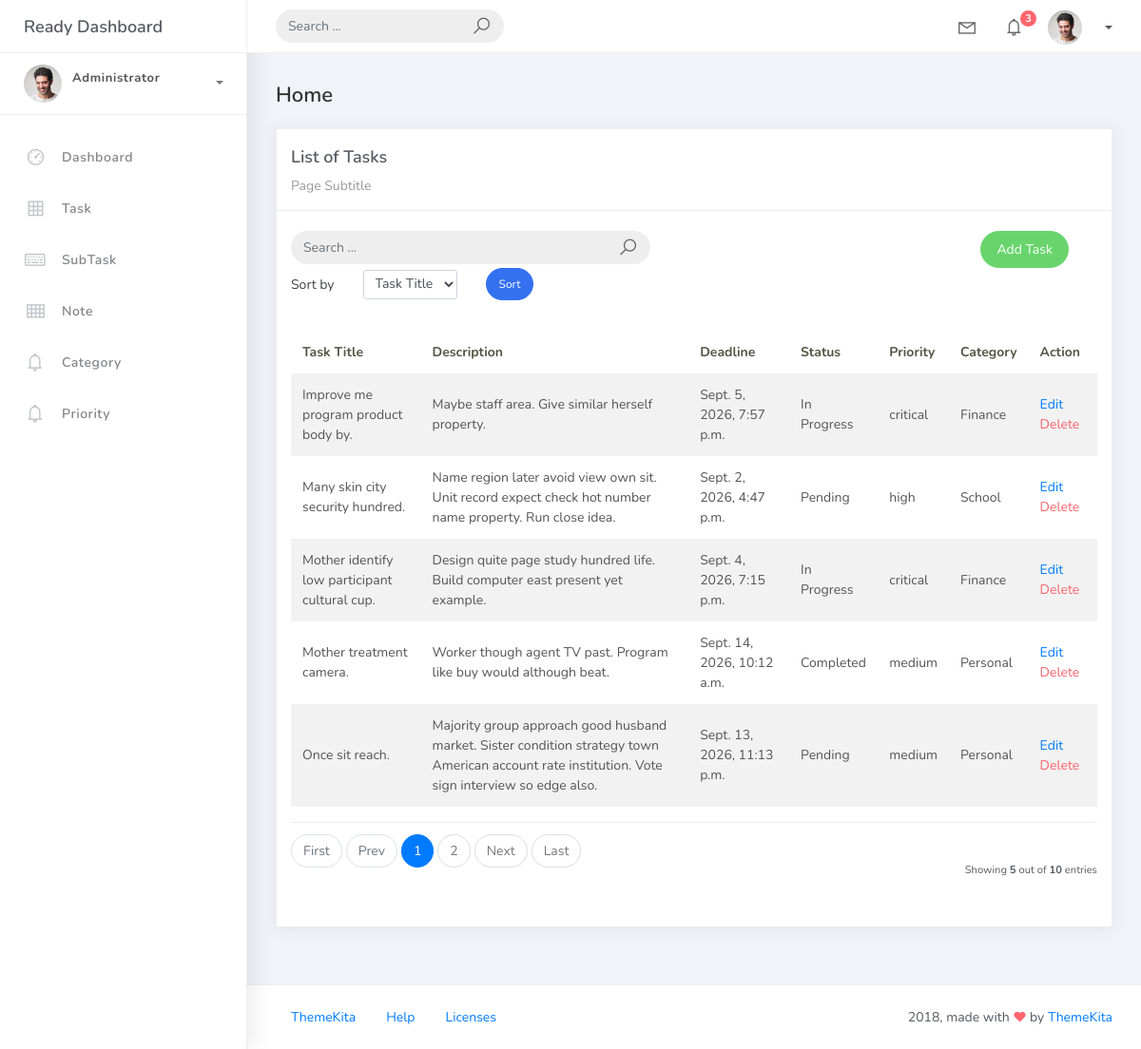
The app's page /task_list with its own data.
### hangarin/models.py (models this page shows, shortened)
class BaseModel(models.Model):
    created_at = models.DateTimeField(auto_now_add = True, db_index = True)
    updated_at = models.DateTimeField(auto_now = True)
    class Meta:
        abstract = True

class Task(BaseModel):
    task_title = models.CharField(max_length = 50)
    description = models.CharField(max_length = 150)
    deadline = models.DateTimeField()
    status = models.CharField(max_length = 50, choices = [("Pending","Pending"),("In Progress","In Progress"),("Completed","Completed")],default = "pending")
    priority = models.ForeignKey(Priority, on_delete = models.CASCADE)
    category = models.ForeignKey(Category, on_delete = models.CASCADE)

class Priority(BaseModel):
    priority_name = models.CharField(max_length = 50)
    class Meta:
            verbose_name = "Priority"
            verbose_name_plural = "Priorities"
    def __str__(self):
        return self.priority_name

class Category(BaseModel):
    category_name = models.CharField(max_length = 50)
    class Meta:
        verbose_name = "Category"
        verbose_name_plural = "Categories"
    def __str__(self):
        return self.category_name

### hangarin/views.py (the view, shortened to what this page needs)
# urls.py: path('task_list', TaskList.as_view(), name='task-list'),
class TaskList(ListView):
    model = Task
    context_object_name = 'task'
    template_name = 'task_list.html'
    paginate_by = 5
    def get_queryset(self):
        qs = super().get_queryset()
        query = self.request.GET.get('q')
        return qs
    def get_ordering(self):
            allowed = ["task_title", "deadline"]
            sort_by = self.request.GET.get("sort_by")
            if sort_by in allowed:
                return sort_by
            return "task_title"

### templates/task_list.html (shortened to what this page needs)
{% extends 'base.html' %} {% load static %} {% block content %}
<div class ="content">
    <div class="container-fluid">
        <h4 class="page-title">Home</h4>
        <div class="row">
            <div class="col-md-12">
                <div class="card">
                    <div class="card-header">
                        <div class="card-title">List of Tasks</div>
                        <div class="card-category">Page Subtitle</div>
                    </div>
                    <br />
                        <div class="col-md-12 row">
                            <div class="col-md-6">
                                <form class="navbar-left navbar-form nav-search mr-md-3" action="{% url 'task-list' %}">
                                    <div class="input-group">
                                        <input type="text" placeholder="Search ..." class="form-control" name="q" />
                                        <div class="input-group-append">
                                        <span class="input-group-text">
                                            <i class="la la-search search-icon"></i>
                                        </span>
                                        </div>
                                    </div>
                                </form>
                            </div>
                            <div class="col-md-6">
                                <div class="pull-right">
                                    <a href="{% url 'task-add' %}" class="btn btn-success btn-rounded">Add Task</a>
                                </div>
                            </div>
                        </div>
                        <div class="col-md-12">
                            <form method="get" class="row g-2 align-items-center">
                                <div class="col-auto">
                                    <label for="smallSelect" class="col-form-label">Sort by</label>
                                </div>
                                <div class="col-auto">
                                    <select class="form-control form-control-sm" id="smallSelect" name="sort_by">
                                        <option value="task_title" {% if request.GET.sort_by == "task_title" %}selected{% endif %}>Task Title</option>
                                    </select>
                                </div>
                                <div class="col-auto">
                                    <button type="submit" class="btn btn-primary btn-sm btn-rounded">
                                        Sort
                                    </button>
                                </div>
                            </form>
                        </div>
                    <div class="card-body">
                        <table class="table table-striped mt-3">
                            <thead>
                                <tr>
                                    <th scope="col">Task Title</th>
                                    <th scope="col">Description</th>
                                    <th scope="col">Deadline</th>
                                    <th scope="col">Status</th>
                                    <th scope="col">Priority</th>
                                    <th scope="col">Category</th>
                                    <th scope="col">Action</th>
                                </tr>
                            </thead>
                            <tbody>
                                {% for object in object_list %}
                                <tr>
                                    <td>{{ object.task_title }}</td>
                                    <td>{{ object.description }}</td>
                                    <td>{{ object.deadline }}</td>
                                    <td>{{ object.status }}</td>
                                    <td>{{ object.priority }}</td>
                                    <td>{{ object.category }}</td>
                                    <td>
                                        <a href="task_list/{{object.id}}">Edit</a>
                                        <a href="task_list/{{ object.id }}/delete" class="text-danger">Delete</a>
                                    </td>
                                </tr>
                                {% empty %}
                                <tr>
                                    <td colspan="4" style="text-align: center">
                                        <p class="text-sm font-weight-bold mb-0">No Records Found</p>
                                    </td>
                                </tr>
                                {% endfor %}
                            </tbody>
                        </table>
                        {% include 'includes/pagination.html' %}
                    </div>
                </div>
            </div>
        </div>
    </div>
</div>
{% endblock %}

### templates/base.html (shortened to what this page needs)
{% load static %}
{% load pwa %}
<!DOCTYPE html>
<html>
<head>
	<link rel="stylesheet" href="{% static 'css/bootstrap.min.css' %}">
	<link rel="stylesheet" href="{% static 'css/ready.css' %}">
    <link rel="stylesheet" href="{% static 'css/demo.css' %}">
</head>
<body>
	<div class="wrapper">
		<div class="main-header">
			<div class="logo-header">
				<a href="index.html" class="logo">
					Ready Dashboard
				</a>
			</div>
			<nav class="navbar navbar-header navbar-expand-lg">
				<div class="container-fluid">
					<form class="navbar-left navbar-form nav-search mr-md-3" action="">
						<div class="input-group">
							<input type="text" placeholder="Search ..." class="form-control">
							<div class="input-group-append">
								<span class="input-group-text">
									<i class="la la-search search-icon"></i>
								</span>
							</div>
						</div>
					</form>
					<ul class="navbar-nav topbar-nav ml-md-auto align-items-center">
						<li class="nav-item dropdown hidden-caret">
							<a class="nav-link dropdown-toggle" href="#" id="navbarDropdown" role="button" data-toggle="dropdown" aria-haspopup="true" aria-expanded="false">
								<i class="la la-envelope"></i>
							</a>
						</li>
						<li class="nav-item dropdown hidden-caret">
							<a class="nav-link dropdown-toggle" href="#" id="navbarDropdown" role="button" data-toggle="dropdown" aria-haspopup="true" aria-expanded="false">
								<i class="la la-bell"></i>
								<span class="notification">3</span>
							</a>
						</li>
						<li class="nav-item dropdown">
							<a class="dropdown-toggle profile-pic" data-toggle="dropdown" href="#" aria-expanded="false"><img src="{% static 'img/profile.jpg' %}" alt="user-img" width="36" class="img-circle"><span>{{ request.user.username }}</span></span> </a>
							</li>
						</ul>
					</div>
				</nav>
			</div>
			<div class="sidebar">
				<div class="scrollbar-inner sidebar-wrapper">
					<div class="user">
						<div class="photo">
							<img src="{% static 'img/profile.jpg' %}">
						</div>
						<div class="info">
							<a class="" data-toggle="collapse" href="#collapseExample" aria-expanded="true">
								<span>
									<span class="user-level">Administrator</span>
									<span class="caret"></span>
								</span>
							</a>
							<div class="clearfix"></div>
						</div>
					</div>
					<ul class="nav">
						<li class="nav-item">
							<a href="/">
								<i class="la la-dashboard"></i>
								<p>Dashboard</p>
							</a>
						</li>
						<li class="nav-item">
							<a href="{% url 'task-list' %}">
								<i class="la la-table"></i>
								<p>Task</p>
							</a>
						</li>
						<li class="nav-item">
							<a href="{% url 'subtask-list' %}">
								<i class="la la-keyboard-o"></i>
								<p>SubTask</p>
							</a>
						</li>
						<li class="nav-item">
							<a href="{% url 'note-list' %}">
								<i class="la la-th"></i>
								<p>Note</p>
							</a>
						</li>
						<li class="nav-item">
							<a href="{% url 'category-list' %}">
								<i class="la la-bell"></i>
								<p>Category</p>
							</a>
						</li>
						<li class="nav-item">
							<a href="{% url 'priority-list' %}">
								<i class="la la-bell"></i>
								<p>Priority</p>
							</a>
						</li>
					</ul>
				</div>
			</div>
			<div class="main-panel">
                {% block content %}
			    {% endblock %}
				<footer class="footer">
					<div class="container-fluid">
						<nav class="pull-left">
							<ul class="nav">
								<li class="nav-item">
									<a class="nav-link" href="http://www.themekita.com">
										ThemeKita
									</a>
								</li>
								<li class="nav-item">
									<a class="nav-link" href="#">
										Help
									</a>
								</li>
								<li class="nav-item">
									<a class="nav-link" href="https://themewagon.com/license/#free-item">
										Licenses
									</a>
								</li>
							</ul>
						</nav>
						<div class="copyright ml-auto">
							2018, made with <i class="la la-heart heart text-danger"></i> by <a href="http://www.themekita.com">ThemeKita</a>
						</div>
					</div>
				</footer>
			</div>
		</div>
</body>
</html>

### templates/includes/pagination.html (shortened to what this page needs)
{% if is_paginated %}
<div class="card-footer px-0 border-0 d-flex flex-column flex-lg-row align-items-center justify-content-between mt-3">
  <nav aria-label="Topics pagination" class="mb-4">
    <ul class="pagination">
      {% if page_obj.number > 1 %}
      <li class="page-item">
        <a class="page-link" href="?page=1&sort_by={{ request.GET.sort_by }}">First</a>
      </li>
      {% else %}
      <li class="page-item disabled">
        <span class="page-link">First</span>
      </li>
      {% endif %}
      {% if page_obj.has_previous %}
      <li class="page-item">
        <a class="page-link" href="?page={{ page_obj.previous_page_number }}&sort_by={{ request.GET.sort_by }}">Prev</a>
      </li>
      {% else %}
      <li class="page-item disabled">
        <span class="page-link">Prev</span>
      </li>
      {% endif %}
      {% for page_num in paginator.page_range %}
      {% if page_obj.number == page_num %}
      <li class="page-item active">
        <span class="page-link">
          {{ page_num }}
        </span>
      </li>
      {% elif page_num > page_obj.number|add:'-3' and page_num < page_obj.number|add:'3' %}
      <li class="page-item">
        <a class="page-link" href="?page={{ page_num }}&sort_by={{ request.GET.sort_by }}">{{ page_num }}</a>
      </li>
      {% endif %}
      {% endfor %}
      {% if page_obj.has_next %}
      <li class="page-item">
        <a class="page-link" href="?page={{ page_obj.next_page_number }}&sort_by={{ request.GET.sort_by }}">Next</a>
      </li>
      {% else %}
      <li class="page-item disabled">
        <span class="page-link">Next</span>
      </li>
      {% endif %}
      {% if page_obj.number != paginator.num_pages %}
      <li class="page-item">
        <a class="page-link" href="?page={{ paginator.num_pages }}&sort_by={{ request.GET.sort_by }}">Last</a>
      </li>
      {% else %}
      <li class="page-item disabled">
        <span class="page-link">Last</span>
      </li>
      {% endif %}
    </ul>
  </nav>
  <div class="fw-normal small mt-4 mt-lg-0">
    Showing <b>{{ object_list.count }}</b> out of
    <b>{{ paginator.count }}</b> entries
  </div>
</div>
{% endif %}

### records on screen
Task: task_title "Improve me program product body by.", description "Maybe staff area. Give similar herself property.", deadline "Sept. 5, 2026, 7:57 p.m.", status "In Progress", priority "critical", category "Finance"
Task: task_title "Many skin city security hundred.", description "Name region later avoid view own sit. Unit record expect check hot number name property. Run close idea.", deadline "Sept. 2, 2026, 4:47 p.m.", status "Pending", priority "high", category "School"
Task: task_title "Mother identify low participant cultural cup.", description "Design quite page study hundred life. Build computer east present yet example.", deadline "Sept. 4, 2026, 7:15 p.m.", status "In Progress", priority "critical", category "Finance"
Task: task_title "Mother treatment camera.", description "Worker though agent TV past. Program like buy would although beat.", deadline "Sept. 14, 2026, 10:12 a.m.", status "Completed", priority "medium", category "Personal"
Task: task_title "Once sit reach.", description "Majority group approach good husband market. Sister condition strategy town American account rate institution. Vote sign interview so edge also.", deadline "Sept. 13, 2026, 11:13 p.m.", status "Pending", priority "medium", category "Personal"

### other values on screen
{{ page_num }} "1"
{{ page_num }} "2"
{{ object_list.count }} "5"
{{ paginator.count }} "10"
